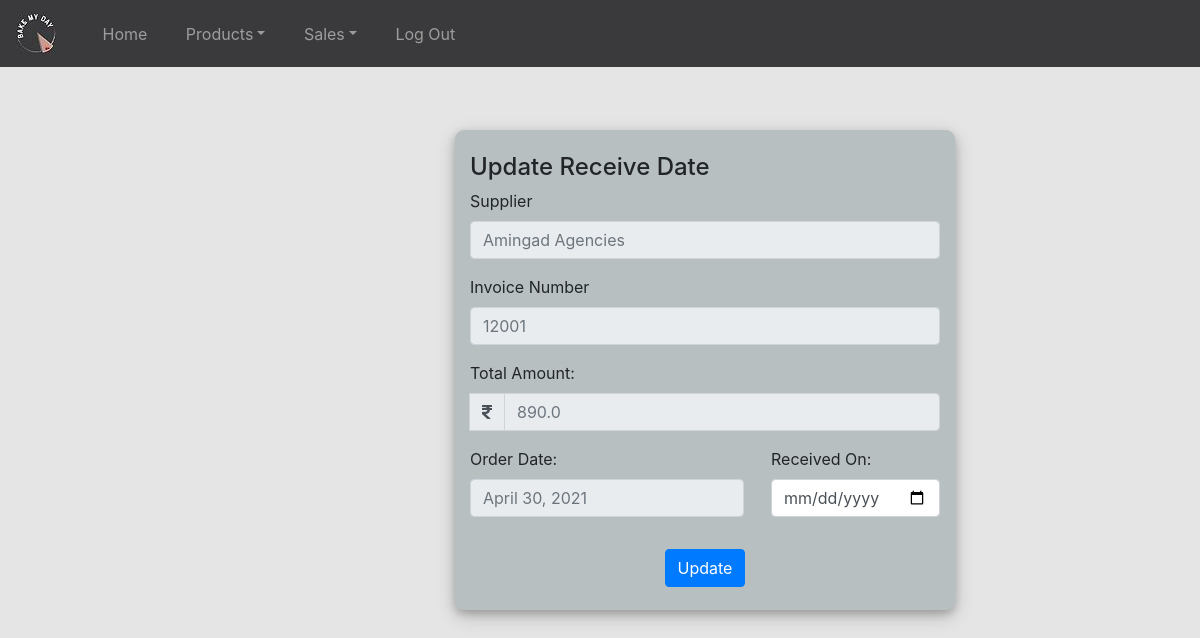
Page /bakerystore/view-supply-order/update-invoice/3 (signed in) on the committed database.
### bakerystore/models.py (models this page shows, shortened)
class Invoice(models.Model):
    supplier =models.ForeignKey(Supplier,on_delete=CASCADE)
    order_date=models.DateField()
    receive_date=models.DateField()
    invoice_amount=models.FloatField()
    invoice_num=models.CharField(max_length=128)
    invoice_status = models.CharField(max_length=128,default='pending')

class Supplier(models.Model):
    s_name=models.CharField(max_length=128)
    s_phone=models.CharField(max_length=10)
    s_address=models.CharField(max_length=128)

### bakerystore/views.py (the view)
# urls.py: path('view-supply-order/update-invoice/<int:invoice_id>',update_status,name='update-status'),
@login_required(login_url='login')
def update_status(request,invoice_id):
    i = Invoice.objects.get(id=invoice_id)
    if request.method == 'POST':
        r_date = request.POST.get('r_date')
        Invoice.objects.filter(id=invoice_id).update(receive_date=r_date,invoice_status='received')
        return redirect('view-supply-order')
    context = {
        'i':i
    }
    return render(request,'update_supply.html',context)

### templates/update_supply.html (shortened to what this page needs)
<!DOCTYPE html>
<html lang="en">
<head>
    <link href="https://cdn.jsdelivr.net/npm/bootstrap@5.0.1/dist/css/bootstrap.min.css" rel="stylesheet">
    <link rel="stylesheet" href="https://stackpath.bootstrapcdn.com/bootstrap/4.1.3/css/bootstrap.min.css">
	<link rel="stylesheet" href="https://use.fontawesome.com/releases/v5.6.1/css/all.css">
</head>
<body style="background: #E5E5E5;">
    {% include 'navbar.html' %}
    <div class="container h-100">
        <div class="d-flex justify-content-center h-100">
            <div class="user_card">
                <div class="d-flex justify-content-left">
                    <h4>Update Receive Date</h4>
                </div>
                <div class="justify-content-left">
                    <form method="POST" action="">
                        <fieldset disabled>
                        <div class="form-group" >
                            <label for="supplier" id="supplierlabel">Supplier</label>
                            <input type="text" class="form-control" placeholder="{{i.supplier.s_name}}">
                        </div>
                        <div class="form-group" >
                            <label for="invoice_num" id="invoice_numlabel">Invoice Number </label>
                            <input type="text" class="form-control" id="invoice_num" name="invoice_num" placeholder="{{ i.invoice_num }}" >
                        </div>
                        <div class="form-group">
                            <label for="amount" id="amountlabel">Total Amount: </label>
                            <div class="input-group mb-2">
                                <div class="input-group-append">
                                    <span class="input-group-text"><i class="fas fa-rupee-sign"></i></span>
                                </div>
                                <input type="text" class="form-control" id="invoice_amount" name="invoice_amount" placeholder="{{ i.invoice_amount }}">
                            </div>
                        </div>
                    </fieldset>
                        <div class="d-flex justify-content-between">
                            <div class="form-group">
                                <fieldset disabled>
                                <label for="order_date" id="orderdatelabel">Order Date: </label>
                                <input type="text" class="form-control" id="order_date" name="order_date" placeholder="{{ i.order_date }}">
                            </fieldset>
                            </div>
                            <div class="form-group">
                                <label for="receive_date" id="receivedatelabel">Received On: </label>
                                <input type="date" class="form-control" id="r_date" name="r_date">
                            </div>
                        </div>
                        <div class="d-flex justify-content-center mt-3 login_container">
                            <button class="btn btn-primary" type="submit">Update</button>
                        </div>
                    </form>
                </div>
            </div>
        </div>
    </div>
</body>
</html>

### templates/update_supply.html (style rules this page uses)
.user_card { position: absolute; width: 500px; height: 480px; left: 455px; top: 130px; background: rgba(9, 40, 52, 0.2); border-radius: 20px; display: flex; justify-content: center; flex-direction: column; padding: 15px; box-shadow: 0 4px 8px 0 rgba(0, 0, 0, 0.2), 0 6px 20px 0 rgba(0, 0, 0, 0.19); -webkit-box-shadow: 0 4px 8px 0 rgba(0, 0, 0, 0.2), 0 6px 20px 0 rgba(0, 0, 0, 0.19); -moz-box-shadow: 0 4px 8px 0 rgba(0, 0, 0, 0.2), 0 6px 20px 0 rgba(0, 0, 0, 0.19); border-radius: 9px; }

### rows in the picture
Invoice: supplier.s_name "Amingad Agencies", invoice_num "12001", invoice_amount "890.0", order_date "April 30, 2021"
